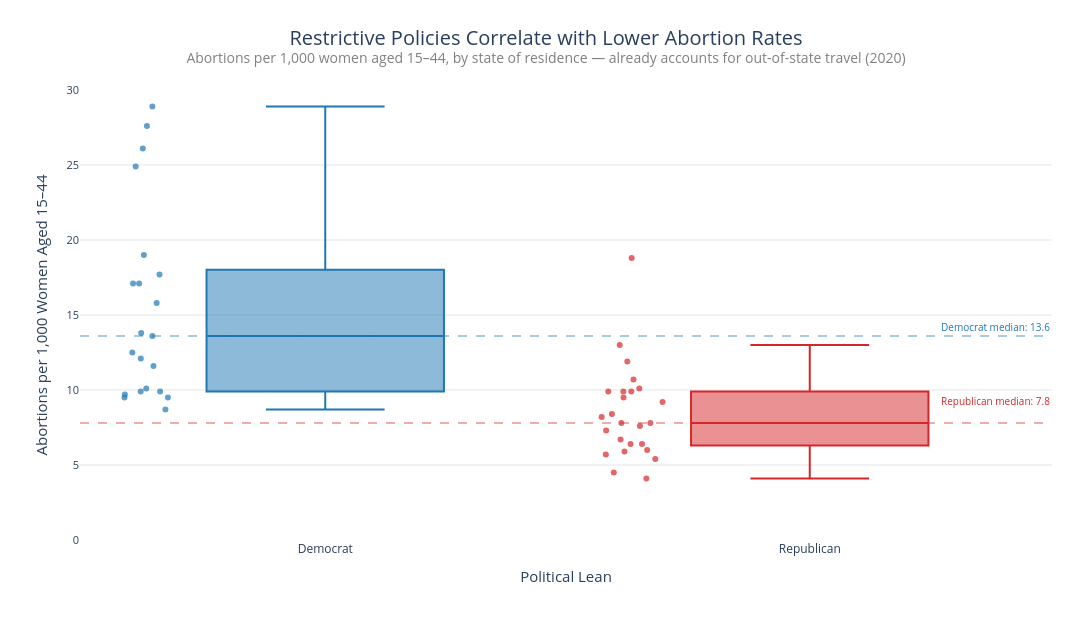

Notebook source saved alongside this figure:
### Code cell
# Compute medians dynamically
dem_median = df_box[df_box["political_lean"] == "Democrat"][col_y3].median()
rep_median = df_box[df_box["political_lean"] == "Republican"][col_y3].median()
gap = dem_median - rep_median

# Updated title with subtitle clarifying "by residence"
fig3.update_layout(
    title=dict(
        text="Restrictive Policies Correlate with Lower Abortion Rates<br><sup style='font-size:12px; color:gray'>Abortions per 1,000 women aged 15–44, by state of residence — already accounts for out-of-state travel (2020)</sup>",
        font=dict(size=20),
        x=0.5,
        xanchor="center"
    )
)

# Dashed reference lines
fig3.add_hline(
    y=dem_median,
    line_dash="dash",
    line_color="#1f77b4",
    opacity=0.5,
    line_width=1.5,
    annotation_text=f"Democrat median: {dem_median:.1f}",
    annotation_position="top right",
    annotation_font=dict(size=10, color="#1f77b4")
)

fig3.add_hline(
    y=rep_median,
    line_dash="dash",
    line_color="#d62728",
    opacity=0.5,
    line_width=1.5
)

# Republican median label — matched to same right-edge position as Democrat label
fig3.add_annotation(
    x=1.0,
    xref="paper",
    y=rep_median + (gap * 0.25),
    yref="y",
    text=f"Republican median: {rep_median:.1f}",
    showarrow=False,
    font=dict(size=10, color="#d62728"),
    align="right",
    xanchor="right"
)

out_path = "../plot1against.html"
fig3.write_html(out_path, include_plotlyjs="cdn", config={"responsive": True})

# Strip browser default body margin so chart fills the iframe edge-to-edge
with open(out_path, "r", encoding="utf-8") as f:
    html = f.read()
html = html.replace("</head>", "<style>body{margin:0;padding:0;}</style></head>", 1)
with open(out_path, "w", encoding="utf-8") as f:
    f.write(html)

fig3.show()

### Figure 1 — Plotly figure (JSON) as saved in the notebook; plotly's stock layout.template omitted (floating-point values rounded to 4 significant figures)
{"data": [{"alignmentgroup": "True", "boxpoints": "all", "hovertemplate": "<b>%{hovertext}</b><br><br>Political Lean=%{x}<br>Abortions per 1,000 Women Aged 15–44=%{y}<extra></extra>", "hovertext": ["California", "Colorado", "Connecticut", "Delaware", "District of Columbia", "Hawaii", "Illinois", "Maine", "Maryland", "Massachusetts", "Minnesota", "Nevada", "New Hampshire", "New Jersey", "New Mexico", "New York", "Oregon", "Rhode Island", "Vermont", "Virginia", "Washington"], "legendgroup": "Democrat", "marker": {"color": "#1f77b4", "opacity": 0.7, "size": 6}, "name": "Democrat", "notched": false, "offsetgroup": "Democrat", "orientation": "v", "showlegend": true, "type": "box", "x": ["Democrat", "Democrat", "Democrat", "Democrat", "Democrat", "Democrat", "Democrat", "Democrat", "Democrat", "Democrat", "Democrat", "Democrat", "Democrat", "Democrat", "Democrat", "Democrat", "Democrat", "Democrat", "Democrat", "Democrat", "Democrat"], "x0": " ", "xaxis": "x", "y": [19.0, 9.9, 17.1, 15.8, 26.1, 12.1, 17.1, 10.1, 24.9, 12.5, 9.5, 17.7, 8.7, 28.9, 9.9, 27.6, 9.7, 13.6, 9.5, 13.8, 11.6], "y0": " ", "yaxis": "y"}, {"alignmentgroup": "True", "boxpoints": "all", "hovertemplate": "<b>%{hovertext}</b><br><br>Political Lean=%{x}<br>Abortions per 1,000 Women Aged 15–44=%{y}<extra></extra>", "hovertext": ["Alabama", "Alaska", "Arkansas", "Florida", "Idaho", "Indiana", "Iowa", "Kansas", "Kentucky", "Louisiana", "Mississippi", "Missouri", "Montana", "Nebraska", "North Carolina", "North Dakota", "Ohio", "Oklahoma", "South Carolina", "South Dakota", "Tennessee", "Texas", "Utah", "West Virginia", "Wyoming"], "legendgroup": "Republican", "marker": {"color": "#d62728", "opacity": 0.7, "size": 6}, "name": "Republican", "notched": false, "offsetgroup": "Republican", "orientation": "v", "showlegend": true, "type": "box", "x": ["Republican", "Republican", "Republican", "Republican", "Republican", "Republican", "Republican", "Republican", "Republican", "Republican", "Republican", "Republican", "Republican", "Republican", "Republican", "Republican", "Republican", "Republican", "Republican", "Republican", "Republican", "Republican", "Republican", "Republican", "Republican"], "x0": " ", "xaxis": "x", "y": [9.5, 9.2, 7.8, 18.8, 6.0, 8.2, 5.9, 7.3, 6.7, 8.4, 9.9, 9.9, 7.6, 5.4, 13.0, 6.4, 9.9, 10.7, 11.9, 4.1, 7.8, 10.1, 4.5, 5.7, 6.4], "y0": " ", "yaxis": "y"}], "layout": {"annotations": [{"font": {"color": "#1f77b4", "size": 10}, "showarrow": false, "text": "Democrat median: 13.6", "x": 1, "xanchor": "right", "xref": "x domain", "y": 13.6, "yanchor": "bottom", "yref": "y"}, {"align": "right", "font": {"color": "#d62728", "size": 10}, "showarrow": false, "text": "Republican median: 7.8", "x": 1, "xanchor": "right", "xref": "paper", "y": 9.25, "yref": "y"}], "autosize": true, "boxmode": "overlay", "font": {"size": 13}, "height": 620, "legend": {"bgcolor": "rgba(255,255,255,0.9)", "bordercolor": "#d9d9d9", "borderwidth": 1, "font": {"size": 11}, "orientation": "v", "title": {"font": {"size": 12}, "text": "Political Lean"}, "tracegroupgap": 0, "x": 0.98, "xanchor": "right", "y": 0.98, "yanchor": "top"}, "margin": {"b": 80, "l": 80, "r": 40, "t": 90}, "paper_bgcolor": "white", "plot_bgcolor": "white", "shapes": [{"line": {"color": "#1f77b4", "dash": "dash", "width": 1.5}, "opacity": 0.5, "type": "line", "x0": 0, "x1": 1, "xref": "x domain", "y0": 13.6, "y1": 13.6, "yref": "y"}, {"line": {"color": "#d62728", "dash": "dash", "width": 1.5}, "opacity": 0.5, "type": "line", "x0": 0, "x1": 1, "xref": "x domain", "y0": 7.8, "y1": 7.8, "yref": "y"}], "showlegend": false, "title": {"font": {"size": 20}, "text": "Restrictive Policies Correlate with Lower Abortion Rates<br><sup style='font-size:12px; color:gray'>Abortions per 1,000 women aged 15–44, by state of residence — already accounts for out-of-state travel (2020)</sup>", "x": 0.5, "xanchor": "center"}, "width": 1100, "xaxis": {"anchor": "y", "categoryarray": ["Democrat", "Republican"], "categoryorder": "array", "domain": [0, 1], "showgrid": false, "tickfont": {"size": 12}, "title": {"font": {"size": 15}, "text": "Political Lean"}}, "yaxis": {"anchor": "x", "domain": [0, 1], "gridcolor": "#e5e5e5", "range": [0, 30], "showgrid": true, "tickfont": {"size": 11}, "title": {"font": {"size": 15}, "text": "Abortions per 1,000 Women Aged 15–44"}, "zeroline": false}}}
